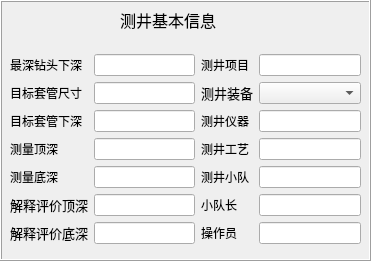
     <widget class="QFrame" name="frame_6">
      <property name="geometry">
       <rect>
        <x>760</x>
        <y>60</y>
        <width>371</width>
        <height>261</height>
       </rect>
      </property>
      <property name="styleSheet">
       <string notr="true">font: 10pt &quot;黑体&quot;;</string>
      </property>
      <property name="frameShape">
       <enum>QFrame::Box</enum>
      </property>
      <property name="frameShadow">
       <enum>QFrame::Raised</enum>
      </property>
      <widget class="QLabel" name="label_94">
       <property name="geometry">
        <rect>
         <x>120</x>
         <y>10</y>
         <width>101</width>
         <height>20</height>
        </rect>
       </property>
       <property name="font">
        <font>
         <family>黑体</family>
         <pointsize>12</pointsize>
         <weight>50</weight>
         <italic>false</italic>
         <bold>false</bold>
        </font>
       </property>
       <property name="styleSheet">
        <string notr="true">font: 12pt &quot;黑体&quot;;</string>
       </property>
       <property name="text">
        <string>测井基本信息</string>
       </property>
      </widget>
      <widget class="QWidget" name="layoutWidget">
       <property name="geometry">
        <rect>
         <x>10</x>
         <y>40</y>
         <width>351</width>
         <height>218</height>
        </rect>
       </property>
       <layout class="QGridLayout" name="gridLayout">
        <item row="0" column="0">
         <layout class="QGridLayout" name="gridLayout_16">
          <item row="4" column="0">
           <widget class="QLabel" name="label_92">
            <property name="styleSheet">
             <string notr="true">font: 10pt &quot;黑体&quot;;</string>
            </property>
            <property name="text">
             <string>测量底深</string>
            </property>
           </widget>
          </item>
          <item row="2" column="1">
           <widget class="QLineEdit" name="lineEdit_109">
            <property name="styleSheet">
             <string notr="true">font: 10pt &quot;黑体&quot;;</string>
            </property>
           </widget>
          </item>
          <item row="6" column="0">
           <widget class="QLabel" name="label_84">
            <property name="font">
             <font>
              <family>黑体</family>
              <pointsize>10</pointsize>
              <weight>50</weight>
              <italic>false</italic>
              <bold>false</bold>
              <underline>false</underline>
             </font>
            </property>
            <property name="styleSheet">
             <string notr="true">font: 10pt &quot;黑体&quot;;</string>
            </property>
            <property name="text">
             <string>解释评价顶深</string>
            </property>
           </widget>
          </item>
          <item row="0" column="1">
           <widget class="QLineEdit" name="lineEdit_102">
            <property name="styleSheet">
             <string notr="true">font: 10pt &quot;黑体&quot;;</string>
            </property>
           </widget>
          </item>
          <item row="2" column="0">
           <widget class="QLabel" name="label_90">
            <property name="styleSheet">
             <string notr="true">font: 10pt &quot;黑体&quot;;</string>
            </property>
            <property name="text">
             <string>目标套管下深</string>
            </property>
           </widget>
          </item>
          <item row="7" column="1">
           <widget class="QLineEdit" name="lineEdit_105">
            <property name="styleSheet">
             <string notr="true">font: 10pt &quot;黑体&quot;;</string>
            </property>
            <property name="text">
             <string/>
            </property>
           </widget>
          </item>
          <item row="1" column="1">
           <widget class="QLineEdit" name="lineEdit_108">
            <property name="styleSheet">
             <string notr="true">font: 10pt &quot;黑体&quot;;</string>
            </property>
           </widget>
          </item>
          <item row="1" column="0">
           <widget class="QLabel" name="label_83">
            <property name="styleSheet">
             <string notr="true">font: 10pt &quot;黑体&quot;;</string>
            </property>
            <property name="text">
             <string>目标套管尺寸</string>
            </property>
           </widget>
          </item>
          <item row="4" column="1">
           <widget class="QLineEdit" name="lineEdit_111">
            <property name="styleSheet">
             <string notr="true">font: 10pt &quot;黑体&quot;;</string>
            </property>
           </widget>
          </item>
          <item row="3" column="0">
           <widget class="QLabel" name="label_91">
            <property name="styleSheet">
             <string notr="true">font: 10pt &quot;黑体&quot;;</string>
            </property>
            <property name="text">
             <string>测量顶深</string>
            </property>
           </widget>
          </item>
          <item row="6" column="1">
           <widget class="QLineEdit" name="lineEdit_103">
            <property name="styleSheet">
             <string notr="true">font: 10pt &quot;黑体&quot;;</string>
            </property>
            <property name="text">
             <string/>
            </property>
           </widget>
          </item>
          <item row="3" column="1">
           <widget class="QLineEdit" name="lineEdit_110">
            <property name="styleSheet">
             <string notr="true">font: 10pt &quot;黑体&quot;;</string>
            </property>
           </widget>
          </item>
          <item row="7" column="0">
           <widget class="QLabel" name="label_85">
            <property name="font">
             <font>
              <family>黑体</family>
              <pointsize>10</pointsize>
              <weight>50</weight>
              <italic>false</italic>
              <bold>false</bold>
              <underline>false</underline>
             </font>
            </property>
            <property name="styleSheet">
             <string notr="true">font: 10pt &quot;黑体&quot;;</string>
            </property>
            <property name="text">
             <string>解释评价底深</string>
            </property>
           </widget>
          </item>
          <item row="0" column="0">
           <widget class="QLabel" name="label_88">
            <property name="styleSheet">
             <string notr="true">font: 10pt &quot;黑体&quot;;</string>
            </property>
            <property name="text">
             <string>最深钻头下深</string>
            </property>
           </widget>
          </item>
         </layout>
        </item>
        <item row="0" column="1">
         <layout class="QGridLayout" name="gridLayout_10">
          <item row="0" column="1">
           <layout class="QVBoxLayout" name="verticalLayout_16">
            <item>
             <widget class="QLineEdit" name="lineEdit_51">
              <property name="styleSheet">
               <string notr="true">font: 10pt &quot;黑体&quot;;</string>
              </property>
              <property name="text">
               <string/>
              </property>
             </widget>
            </item>
            <item>
             <widget class="QComboBox" name="comboBox_5">
              <property name="styleSheet">
               <string notr="true">font: 10pt &quot;黑体&quot;;</string>
              </property>
             </widget>
            </item>
            <item>
             <widget class="QLineEdit" name="lineEdit_42">
              <property name="styleSheet">
               <string notr="true">font: 10pt &quot;黑体&quot;;</string>
              </property>
              <property name="text">
               <string/>
              </property>
             </widget>
            </item>
            <item>
             <widget class="QLineEdit" name="lineEdit_100">
              <property name="styleSheet">
               <string notr="true">font: 10pt &quot;黑体&quot;;</string>
              </property>
              <property name="text">
               <string/>
              </property>
             </widget>
            </item>
            <item>
             <widget class="QLineEdit" name="lineEdit_43">
              <property name="styleSheet">
               <string notr="true">font: 10pt &quot;黑体&quot;;</string>
              </property>
              <property name="text">
               <string/>
              </property>
             </widget>
            </item>
            <item>
             <widget class="QLineEdit" name="lineEdit_54">
              <property name="styleSheet">
               <string notr="true">font: 10pt &quot;黑体&quot;;</string>
              </property>
              <property name="text">
               <string/>
              </property>
             </widget>
            </item>
            <item>
             <widget class="QLineEdit" name="lineEdit_44">
              <property name="styleSheet">
               <string notr="true">font: 10pt &quot;黑体&quot;;</string>
              </property>
              <property name="text">
               <string/>
              </property>
             </widget>
            </item>
           </layout>
          </item>
          <item row="0" column="0">
           <layout class="QVBoxLayout" name="verticalLayout_15">
            <item>
             <widget class="QLabel" name="label_42">
              <property name="styleSheet">
               <string notr="true">font: 10pt &quot;黑体&quot;;</string>
              </property>
              <property name="text">
               <string>测井项目</string>
              </property>
             </widget>
            </item>
            <item>
             <widget class="QLabel" name="label_36">
              <property name="font">
               <font>
                <family>黑体</family>
                <pointsize>10</pointsize>
                <weight>50</weight>
                <italic>false</italic>
                <bold>false</bold>
                <underline>false</underline>
               </font>
              </property>
              <property name="styleSheet">
               <string notr="true">font: 10pt &quot;黑体&quot;;</string>
              </property>
              <property name="text">
               <string>测井装备</string>
              </property>
             </widget>
            </item>
            <item>
             <widget class="QLabel" name="label_37">
              <property name="styleSheet">
               <string notr="true">font: 10pt &quot;黑体&quot;;</string>
              </property>
              <property name="text">
               <string>测井仪器</string>
              </property>
             </widget>
            </item>
            <item>
             <widget class="QLabel" name="label_80">
              <property name="styleSheet">
               <string notr="true">font: 10pt &quot;黑体&quot;;</string>
              </property>
              <property name="text">
               <string>测井工艺</string>
              </property>
             </widget>
            </item>
            <item>
             <widget class="QLabel" name="label_38">
              <property name="styleSheet">
               <string notr="true">font: 10pt &quot;黑体&quot;;</string>
              </property>
              <property name="text">
               <string>测井小队</string>
              </property>
             </widget>
            </item>
            <item>
             <widget class="QLabel" name="label_39">
              <property name="styleSheet">
               <string notr="true">font: 10pt &quot;黑体&quot;;</string>
              </property>
              <property name="text">
               <string>小队长</string>
              </property>
             </widget>
            </item>
            <item>
             <widget class="QLabel" name="label_49">
              <property name="styleSheet">
               <string notr="true">font: 10pt &quot;黑体&quot;;</string>
              </property>
              <property name="text">
               <string>操作员</string>
              </property>
             </widget>
            </item>
           </layout>
          </item>
         </layout>
        </item>
       </layout>
      </widget>
     </widget>
